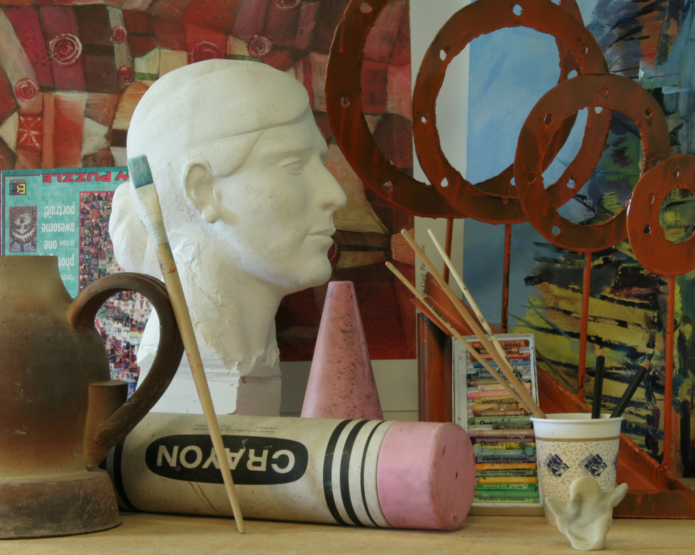
//> input picture CVproject/Disp/iml.png, 695 x 555 px
$ ./window_useconst   (built with g++ and OpenCV 4)
//> lines starting //> are read from the running program, lines starting //| are printed output that depends on the picture
#include <opencv2/opencv.hpp>
#include <opencv2/highgui.hpp>
#include <iostream>
#include <fstream>
#include <iomanip>
#include <cmath>
#include <thread>

using namespace cv;
using namespace std;

#define CONST 60 // constraint
#define OCCLUSIONCOST 400
#define PI 3.1415
#define LOW_TH 30
#define HIGH_TH 60

enum { DONE, DIAG, UP, LEFT };

// dynamic programming에 사용할 구조체
struct cost_case {
	double cost;
	uchar move;
	double dsi;
};

// edge detection을 위해 sobel filter 사용
// arg = (source image, result sobel image, result sobel_direction array)
void Sobel_op(Mat& image, Mat& sobel_mag, int** sobel_ori) {
	int width = image.cols, height = image.rows;
	int x_filter[3][3] = { {-1, 0, 1}, {-2, 0, 2}, {-1, 0, 1} };
	int y_filter[3][3] = { {1, 2, 1 }, { 0, 0, 0 }, { -1, -2, -1 } }; // 3 x 3 x방향 sobel 필터, y방향 sobel 필터 생성
	Mat pad_img(height + 4, width + 4, CV_8UC3), tmp_img(height, width, CV_8UC3);
	int sum1, sum2, max = 0;
	float orientation;
	copyMakeBorder(image, pad_img, 1, 1, 1, 1, BORDER_REPLICATE); // padding for 3x3 filter (opencv 함수 사용)
	cvtColor(pad_img, pad_img, COLOR_BGR2GRAY); // gray 이미지로 변환 (opencv 함수 사용)

	// sobel operator
	// 이미지와 sobel 필터를 convolution해서 magnitude와 direction를 계산
	for (int y = 1; y < height + 1; y++) {
		for (int x = 1; x < width + 1; x++) {
			sum1 = 0;
			sum2 = 0;
			for (int n = -1; n <= 1; n++) {
				for (int m = -1; m <= 1; m++) { // 3x3의 sobel 필터를 적용하며 그 값을 저장
					sum1 += (pad_img.ptr<uchar>(y + n)[x + m] * x_filter[n + 1][m + 1]);
					sum2 += (pad_img.ptr<uchar>(y + n)[x + m] * y_filter[n + 1][m + 1]);
				}
			}
			// magnitude를 계산
			tmp_img.ptr<uchar>(y - 1)[x - 1] = sqrt(pow(sum1, 2) + pow(sum2, 2));
			max = max < sqrt(pow(sum1, 2) + pow(sum2, 2)) ? sqrt(pow(sum1, 2) + pow(sum2, 2)) : max; // 0~255 범위로 scaling하기 위해 max값 저장

			// 기울기를 4방향으로 변환하여 edge normal 방향을 저장
			//  1  2  3
			//  4  *  4
			orientation = abs(atan2(sum2, sum1) * 180 / PI);
			if ((orientation >= (135 - 22.5)) && orientation < (135 + 22.5))
				sobel_ori[y - 1][x - 1] = 1;
			else if (orientation >= (90 - 22.5) && orientation < (90 + 22.5))
				sobel_ori[y - 1][x - 1] = 2;
			else if (orientation >= (45 - 22.5) && orientation < (45 + 22.5))
				sobel_ori[y - 1][x - 1] = 3;
			else if (orientation >= 0 && orientation < 22.5)
				sobel_ori[y - 1][x - 1] = 4;
			else if (orientation >= 135 + 22.5)
				sobel_ori[y - 1][x - 1] = 4;
		}
	}
	// magnitude를 0~255 범위로 변환
	for (int y = 0; y < height; y++) {
		for (int x = 0; x < width; x++) {
			sobel_mag.ptr<uchar>(y)[x] = tmp_img.ptr<uchar>(y)[x] * 255 / max;
		}
	}
}

// arg = (source image, result canny image, sobel_direction array)
Mat canny_detc(Mat& image, Mat& img_canny, int ** sobel_ori) {
	int width = image.cols, height = image.rows;
	Mat img_gaussian, img_nonmax, sobel_mag(height, width, CV_8UC1);

	GaussianBlur(image, img_gaussian, Size(5, 5), 0); // Noise smoothing (opencv 함수 사용)

	// sobel operator
	Sobel_op(img_gaussian, sobel_mag, sobel_ori);

	// Non-max suppression
	sobel_mag.copyTo(img_nonmax);
	uchar p, q;
	for (int y = 1; y < height - 1; y++) {
		for (int x = 1; x < width - 1 ; x++) {
			uchar pvalue = sobel_mag.ptr<uchar>(y)[x]; // 기존 이미지의 픽셀값을 저장.
			switch (sobel_ori[y][x]) { // 해당 픽셀의 gradient 방향 확인 후 gradient 방향의 앞,뒤 픽셀값도 저장
			case 1: // 좌상 우하 방향
				p = sobel_mag.ptr<uchar>(y - 1)[x - 1];
				q = sobel_mag.ptr<uchar>(y + 1)[x + 1];
				break;
			case 2: // 상 하 방향
				p = sobel_mag.ptr<uchar>(y - 1)[x];
				q = sobel_mag.ptr<uchar>(y + 1)[x];
				break;
			case 3: // 우상 좌하 방향
				p = sobel_mag.ptr<uchar>(y - 1)[x + 1];
				q = sobel_mag.ptr<uchar>(y + 1)[x - 1];
				break;
			case 4: // 좌 우 방향
				p = sobel_mag.ptr<uchar>(y)[x - 1];
				q = sobel_mag.ptr<uchar>(y)[x + 1];
				break;
			}
			if(!(pvalue >= p && pvalue >= q))
				img_nonmax.ptr<uchar>(y)[x] = 0; // case(gradient 방향) 마다 앞, 뒤 픽셀값과 비교해서 nonmax일 경우 픽셀값을 0으로 변경
		}
	}

	// double threshold
	Mat img_high(height, width, CV_8UC1), img_low(height, width, CV_8UC1);
	// 두가지 threshold를 사용해 두개의 edge map을 생성
	for (int y = 0; y < height; y++) {
		for (int x = 0; x < width; x++) {
			if (img_nonmax.ptr<uchar>(y)[x] > HIGH_TH)
				img_high.ptr<uchar>(y)[x] = 255;
			else
				img_high.ptr<uchar>(y)[x] = 0;

			if (img_nonmax.ptr<uchar>(y)[x] > LOW_TH)
				img_low.ptr<uchar>(y)[x] = 255;
			else
				img_low.ptr<uchar>(y)[x] = 0;
		}
	}
	img_high.copyTo(img_canny); // edge를 연결할 이미지 복사

	// Edge connecting
	int yn, xm, count;
	bool do_break = false;
	for (int y = 0; y < height; y++) {
		for (int x = 0; x < width; x++) {
			yn = y;
			xm = x;
			do_break = false;
			if (img_high.ptr<uchar>(y)[x] == 255 || img_canny.ptr<uchar>(y)[x] == 255) { // high에 있는 edge이거나 low와 연결되어있어 추가된 edge일 경우
				count = 0; // 확인한 픽셀 수 저장(반복분 종료를 위해)
				while (count != 25) { // 5x5 모든 픽셀에 더 채울곳이 없을때까지 반복
					count = 0;
					do_break = true; // 픽셀을 찾으면 멈추기 위한 변수
					for (int n = -1; n <= 1; n++) { // 처음에는 3x3 을 이용해서 연결된 픽셀을 찾았지만 너무 짧아서 5x5 추가
						for (int m = -1; m <= 1; m++) { // 주변에 low를 넘은 edge가 있고 아직 칠해지지 않았으면 칠하고 그 픽셀로 이동
							if (xm + m > width - 1 || xm + m < 0 || yn + n > height - 1 || yn + n < 0)
								break; // 이미지 범위 초과시 멈춤
							if ((img_low.ptr<uchar>(yn + n)[xm + m] == 255) && (img_canny.ptr<uchar>(yn + n)[xm + m] == 0)) {
								img_canny.ptr<uchar>(yn + n)[xm + m] = 255; // high에 연결돼있는 low edge인데 추가되지 않은 경우 edge로 추가
								yn = y + n;
								xm = x + m; // 이후 추가된 edge 픽셀로 이동(여기서 또 찾기 위해)
								do_break = false;
								break; // 이동한 픽셀에서 다시 처음부터 찾기위해 반복분 종료
							}
						}
						if (!do_break)
							break; // 이동한 픽셀에서 다시 처음부터 찾기위해 반복분 종료
					}
					if (do_break) {
						for (int n = -2; n <= 2; n++) { // 주변 3x3에 없었을때 5x5 을 확인해서 연결된 픽셀을 찾기. 내용은 window 크기 제외 3x3 부분과 동일
							for (int m = -2; m <= 2; m++) { // 주변에 low를 넘은 edge가 있고 아직 칠해지지 않았으면 칠하고 그 픽셀로 이동
								if (xm + m > width - 2 || xm + m < 0 || yn + n > height - 2 || yn + n < 0) {
									count++;
								}
								else if ((img_low.ptr<uchar>(yn + n)[xm + m] == 255) && (img_canny.ptr<uchar>(yn + n)[xm + m] == 0)) {
									img_canny.ptr<uchar>(yn + n)[xm + m] = 255;
									yn = y + n;
									xm = x + m;
									do_break = false;
									break;
								}
								else
									count++;
							}
							if (!do_break)
								break;
						}
					}
				}
			}
		}
	}

	//imwrite("nonmax.jpg", img_nonmax);
	imwrite("img_high.jpg", img_high);
	imwrite("img_low.jpg", img_low);
	imwrite("img_canny.jpg", img_canny);
	// [4 lines of commented-out code are left out]

	return img_canny;
}

// arg = (left image, right image, result disparity image, matching window size, thread numer 1 to 3)
void StereoMatching_DP_1_3(Mat& image1, Mat& image2, Mat& disparity_image, int win_size, int num) {

	int win_parm = win_size / 2;

	int width = image1.cols;
	int height = image1.rows;

	Mat pad_image1(height + win_parm * 2, width + win_parm * 2, CV_8UC3); // pading image
	Mat pad_image2(height + win_parm * 2, width + win_parm * 2, CV_8UC3); // pading image

	// padding for 5x5 filter (opencv 함수 사용)
	copyMakeBorder(image1, pad_image1, win_parm, win_parm, win_parm, win_parm, BORDER_REPLICATE);
	copyMakeBorder(image2, pad_image2, win_parm, win_parm, win_parm, win_parm, BORDER_REPLICATE);

	Mat disp_image(width, width, CV_8UC1); // DSI image
	//Mat path(width, width, CV_8UC1); // 경로 image. 최종본에는 사용하지 않음

	// DP에 사용할 cost와 이동 case를 저장할 matrix 선언
	cost_case** matrix = new cost_case * [width + 1];
	for (int i = 0; i < width + 1; i++)
		matrix[i] = new cost_case[width + 1];

	double* errorbox = new double[width]; // max값을 찾기위해 error값을 저장할 array

	// matrix 초기 설정
	for (int i = 0; i < width + 1; i++) {
		for (int j = 0; j < width + 1; j++) {
			if (i == 0) { // 첫행 cost, move 설정
				matrix[i][j].cost = OCCLUSIONCOST * j;
				if (j == 0)
					matrix[i][j].move = DONE;
				else
					matrix[i][j].move = LEFT;
			}
			else {
				if (j == 0) { // 첫열 cost, move 설정
					matrix[i][j].cost = OCCLUSIONCOST * i;
					matrix[i][j].move = UP; // UP -> DIAG
				}
			}
		}
	}

	// DSI 구하기
	for (int y = height * (num - 1) / 3 + win_parm; y < height * num / 3 + win_parm; y++) { // thread별 y 범위 1/3씩 수행
		disp_image.setTo(0);
		//path.setTo(255);
		// y열 DSI를 구하고 DP
		for (int x = win_parm; x < width + win_parm; x++) {
			uchar* pointer_output = disp_image.ptr<uchar>(x - win_parm); // DSI 이미지 주소를 포인터에 저장
			double max = 0, error;
			for (int k = win_parm; k < width + win_parm; k++) {
				error = 0;
				int l = k - win_parm;
				if (x < CONST) { // 카메라 이동 위치에 따라 위치 변화의 한계가 있으므로 이 차이 이상을 고려하지 않음
					if (l < x) {
						for (int winh = -win_parm; winh <= win_parm; winh++) { // 5 * 5 window를 이용해 error값 계산
							for (int winv = -win_parm; winv <= win_parm; winv++) {
								uchar b1 = pad_image1.ptr<uchar>(y + winv)[(x + winh) * 3 + 0];
								uchar g1 = pad_image1.ptr<uchar>(y + winv)[(x + winh) * 3 + 1];
								uchar r1 = pad_image1.ptr<uchar>(y + winv)[(x + winh) * 3 + 2];
								uchar b2 = pad_image2.ptr<uchar>(y + winv)[(k + winh) * 3 + 0];
								uchar g2 = pad_image2.ptr<uchar>(y + winv)[(k + winh) * 3 + 1];
								uchar r2 = pad_image2.ptr<uchar>(y + winv)[(k + winh) * 3 + 2];
								error += (pow(b1 - b2, 2) + pow(g1 - g2, 2) + pow(r1 - r2, 2));
							}
						}
						errorbox[l] = error; // 나중에 error값의 범위 조절을 위해 모아둠
						matrix[x - win_parm + 1][l + 1].dsi = error / 50; // error값이 너무 커서 조금 줄임
						max = (max < error) ? error : max;
					}
					else { // 제한 범위를 넘어간 부분은 error값과 밝기값을 크게 줘서 의미 없도록 함
						pointer_output[l] = 255;
						matrix[x - win_parm + 1][l + 1].dsi = 100000;
					}
				}
				else { // 제한 범위를 제외하고는 위와 동일
					if (l < x - CONST) {
						pointer_output[l] = 255;
						matrix[x - win_parm + 1][l + 1].dsi = 100000;
					}
					else if ((x - CONST < l) && (l < x - 1)) {
						for (int winh = -win_parm; winh <= win_parm; winh++) { // 5 * 5 window dis
							for (int winv = -win_parm; winv <= win_parm; winv++) {
								uchar b1 = pad_image1.ptr<uchar>(y + winv)[(x + winh) * 3 + 0];
								uchar g1 = pad_image1.ptr<uchar>(y + winv)[(x + winh) * 3 + 1];
								uchar r1 = pad_image1.ptr<uchar>(y + winv)[(x + winh) * 3 + 2];
								uchar b2 = pad_image2.ptr<uchar>(y + winv)[(k + winh) * 3 + 0];
								uchar g2 = pad_image2.ptr<uchar>(y + winv)[(k + winh) * 3 + 1];
								uchar r2 = pad_image2.ptr<uchar>(y + winv)[(k + winh) * 3 + 2];
								error += (pow(b1 - b2, 2) + pow(g1 - g2, 2) + pow(r1 - r2, 2));
							}
						}
						errorbox[l] = error;
						matrix[x - win_parm + 1][l + 1].dsi = error / 50;
						max = (max < error) ? error : max;
					}
					else {
						pointer_output[l] = 255;
						matrix[x - win_parm + 1][l + 1].dsi = 100000;
					}
				}
			}

			for (int k = 0; k < width; k++) { // error값의 범위를 0 ~ 255 값으로 바꾸기 위해서 수행(DSI 이미지를 확인하기 위해서 수행했음)
				if (pointer_output[k] != 255) // 제한 범위를 벗어난 부분은 255로 설정했으므로 무시
					pointer_output[k] = errorbox[k] / max * 255;
			}

			if (x > win_parm) // 배열에 DP를 위해 각 픽셀에서의 cost와 move 저장
				for (int m = 1; m < width + 1; m++) {
					int min1 = matrix[x - win_parm - 1][m - 1].cost + matrix[x - win_parm][m].dsi;
					int min2 = matrix[x - win_parm - 1][m].cost + OCCLUSIONCOST;
					int min3 = matrix[x - win_parm][m - 1].cost + OCCLUSIONCOST;

					int lastmin = min(min1, min2);
					lastmin = min(min3, lastmin); // 3개의 경로중 최소값을 결정

					matrix[x - win_parm][m].cost = lastmin;
					if (min1 == lastmin) matrix[x - win_parm][m].move = DIAG;
					if (min3 == lastmin) matrix[x - win_parm][m].move = LEFT;
					if (min2 == lastmin) matrix[x - win_parm][m].move = UP; // 최소값을 가지는 경로가 어딘지 저장
				}
		}
		for (int m = 1; m < width + 1; m++) { // 마지막 행은 위에서 계산하지 않고 끝나기 때문에 마지막 행 계산
			int min1 = matrix[width - 1][m - 1].cost + matrix[width - 1][m].dsi;
			int min2 = matrix[width][m].cost + OCCLUSIONCOST;
			int min3 = matrix[width][m - 1].cost + OCCLUSIONCOST;

			int lastmin = min(min1, min2);
			lastmin = min(min3, lastmin);

			matrix[width][m].cost = lastmin;
			if (min1 == lastmin) matrix[width][m].move = DIAG;
			if (min2 == lastmin) matrix[width][m].move = UP;
			if (min3 == lastmin) matrix[width][m].move = LEFT;
		}
		uchar* pointer_simimage = disparity_image.ptr<uchar>(y - win_parm); // disparity image y point
		// 오른쪽 아래 끝부터 되돌아오면서 경로 찾기
		int p = width - 1, q = width - 1;
		int point = p;
		while (p != 0 && q != 0) { // 왼쪽 위 끝에 도착하면 종료
			switch (matrix[p][q].move) { // 위에서 저장해둔 경로를 따라 올라감. 각 case에 맞는 값을 disparity image에 칠함 -> 끝나면 disparity 이미지의 한줄이 칠해짐
			case DIAG:
				pointer_simimage[point] = abs(point - q) * 256 / 60;
				p--;
				q--;
				point--;
				break;
			case UP:
				pointer_simimage[point] = 0;
				p--;
				point--;
				break;
			case LEFT:
				q--;
				break;
			}
			//path.at<uchar>(p, q) = 0; // path를 직접 확인하기위해 검은색으로 칠함. 지금은 path 이미지를 따로 저장하지 않음
		}
		// 진행율 출력
		if ((float)y / (height + win_parm) * 100 < 33.4) {
			system("cls");
			cout << " processing " << (float)y / (height + win_parm) * 100 * 3 << "%" << endl;
		}
		//imshow("path", path);
		//waitKey(0);
	}
	for (int i = 0; i < width; i++)
		delete[] matrix[i];
	delete[] matrix;
}

// arg = (stereo image, canny edge image, sobel_direction array)
Mat Fill_with_edge(const Mat& stereo, const Mat& edge, int** sobel_ori) {
	int height = stereo.rows, width = stereo.cols, dir, pixel;
	bool first;
	Mat stereo_pad(height + 4, width + 4, CV_8UC1); // for pading
	copyMakeBorder(stereo, stereo_pad, 2, 2, 2, 2, BORDER_ISOLATED);

	for (int y = 2; y < height + 2; y++) {
		for (int x = 2; x < width + 2; x++) {
			pixel = 0;
			first = true;
			if (edge.ptr<uchar>(y - 2)[x - 2] == 255) { // 픽셀이 edge라면
				switch (sobel_ori[y - 2][x - 2]) // 그 픽셀의 direction에 맞게 주위 채우기
				{
				case 1:
					// 좌상단부분 채우기
					for (int i = -2; i <= 2; i++) {
						for (int j = -2; j <= -i; j++) {
							// 그 픽셀의 window에서 칠해진 값을 찾는거면
							if (first) {
								if (stereo_pad.ptr<uchar>(y + i)[x + j] != 0) { // 칠해진 값을 찾으면
									pixel = stereo_pad.ptr<uchar>(y + i)[x + j]; // 그 색을 저장하고
									j = -2;
									i = -3;
									first = false; // 반복문을 맨 처음부터 다시 돌린다.
									break;
								}
							}
							// 그 픽셀의 window에서 값을 찾고 다시 처음부터 온거면
							else {
								if (stereo_pad.ptr<uchar>(y + i)[x + j] == 0) // hole 부분의 색을 아까 찾은 색으로 채운다.
									stereo_pad.ptr<uchar>(y + i)[x + j] = pixel;
								else {
									pixel = stereo_pad.ptr<uchar>(y + i)[x + j]; // 새로운 값을 찾으면 그때부터는 이 색으로 채운다.
								}
							} // 아래 case 모두 edge의 방향에 따라 위 방법을 반복
						}
					}
					// 우하단부분 채우기. 방법은 위와 동일
					for (int i = -1; i <= 2; i++) {
						for (int j = 1 - i; j < 2; j++) {
							if (first) {
								if (stereo_pad.ptr<uchar>(y + i)[x + j] != 0) {
									pixel = stereo_pad.ptr<uchar>(y + i)[x + j];
									j = 2;
									i = -2;
									first = false;
									break;
								}
							}
							else {
								if (stereo_pad.ptr<uchar>(y + i)[x + j] == 0)
									stereo_pad.ptr<uchar>(y + i)[x + j] = pixel;
								else {
									pixel = stereo_pad.ptr<uchar>(y + i)[x + j];
								}
							}
						}
					}
					break;
				case 2: // 아래부터는 모두 case 1과 같은 방법이지만 방향에 따라 채우는 곳만 다름.
					// 상단 채우기
					for (int i = -2; i <= 0; i++) {
						for (int j = -2; j <= 2; j++) {
							if (first) {
								if (stereo_pad.ptr<uchar>(y + i)[x + j] != 0) {
									pixel = stereo_pad.ptr<uchar>(y + i)[x + j];
									j = -2;
									i = -3;
									first = false;
									break;
								}
							}
							else {
								if (stereo_pad.ptr<uchar>(y + i)[x + j] == 0)
									stereo_pad.ptr<uchar>(y + i)[x + j] = pixel;
								else {
									pixel = stereo_pad.ptr<uchar>(y + i)[x + j];
								}
							}
						}
					}
					// 하단 채우기
					for (int i = 1; i <= 2; i++) {
						for (int j = -2; j <= 2; j++) {
							if (first) {
								if (stereo_pad.ptr<uchar>(y + i)[x + j] != 0) {
									pixel = stereo_pad.ptr<uchar>(y + i)[x + j];
									j = -2;
									i = -3;
									first = false;
									break;
								}
							}
							else {
								if (stereo_pad.ptr<uchar>(y + i)[x + j] == 0)
									stereo_pad.ptr<uchar>(y + i)[x + j] = pixel;
								else {
									pixel = stereo_pad.ptr<uchar>(y + i)[x + j];
								}
							}
						}
					}
					break;
				case 3:
					// 우상단부분 채우기
					for (int i = -2; i <= 2; i++) {
						for (int j = i; j <= 2; j++) {
							if (first) {
								if (stereo_pad.ptr<uchar>(y + i)[x + j] != 0) {
									pixel = stereo_pad.ptr<uchar>(y + i)[x + j];
									j = -2;
									i = -3;
									first = false;
									break;
								}
							}
							else {
								if (stereo_pad.ptr<uchar>(y + i)[x + j] == 0)
									stereo_pad.ptr<uchar>(y + i)[x + j] = pixel;
								else {
									pixel = stereo_pad.ptr<uchar>(y + i)[x + j];
								}
							}
						}
					}
					// 좌하단부분 채우기
					for (int i = -2; i <= 2; i++) {
						for (int j = -2; j < i - 1; j++) {
							if (first) {
								if (stereo_pad.ptr<uchar>(y + i)[x + j] != 0) {
									pixel = stereo_pad.ptr<uchar>(y + i)[x + j];
									j = 2;
									i = -2;
									first = false;
									break;
								}
							}
							else {
								if (stereo_pad.ptr<uchar>(y + i)[x + j] == 0)
									stereo_pad.ptr<uchar>(y + i)[x + j] = pixel;
								else {
									pixel = stereo_pad.ptr<uchar>(y + i)[x + j];
								}
							}
						}
					}
					break;
				case 4:
					// 좌측 채우기
					for (int i = -2; i <= 2; i++) {
						for (int j = -2; j <= 0; j++) {
							if (first) {
								if (stereo_pad.ptr<uchar>(y + i)[x + j] != 0) {
									pixel = stereo_pad.ptr<uchar>(y + i)[x + j];
									j = -2;
									i = -3;
									first = false;
									break;
								}
							}
							else {
								if (stereo_pad.ptr<uchar>(y + i)[x + j] == 0)
									stereo_pad.ptr<uchar>(y + i)[x + j] = pixel;
								else {
									pixel = stereo_pad.ptr<uchar>(y + i)[x + j];
								}
							}
						}
					}
					// 우측 채우기
					for (int i = -2; i <= 2; i++) {
						for (int j = 1; j <= 2; j++) {
							if (first) {
								if (stereo_pad.ptr<uchar>(y + i)[x + j] != 0) {
									pixel = stereo_pad.ptr<uchar>(y + i)[x + j];
									j = 2;
									i = -2;
									first = false;
									break;
								}
							}
							else {
								if (stereo_pad.ptr<uchar>(y + i)[x + j] == 0)
									stereo_pad.ptr<uchar>(y + i)[x + j] = pixel;
								else {
									pixel = stereo_pad.ptr<uchar>(y + i)[x + j];
								}
							}
						}
					}
					break;
				}
			}
		}
	}

	// delete padding part
	Rect rect(Point(2, 2), Point(width + 2, height + 2));
	Mat stereo_fill = stereo_pad(rect);

	// occlusion filling (유효한 이전 pixel값으로 채우기)
	for (int y = 0; y < height; y++) {
		uchar value = 0;
		uchar* pointer = stereo_fill.ptr<uchar>(y);
		for (int x = 0; x < width; x++) {
			if (pointer[x]) {
				value = pointer[x];
			}
			else
				pointer[x] = value;
		}
	}
	return stereo_fill;
}


int main()
{
	int win_size = 5; // set stereo matching window size
	// left image
	Mat image1 = imread("iml.png", IMREAD_COLOR);
//> image1 is the input picture: 555 rows x 695 cols, CV_8UC3; mean B, G, R 75, 94.8, 109.8
	if (image1.empty())
	{
		cout << "Could not open or find the image" << endl;
		return -1;
	}
	// right image
	Mat image2 = imread("imr.png", IMREAD_COLOR);
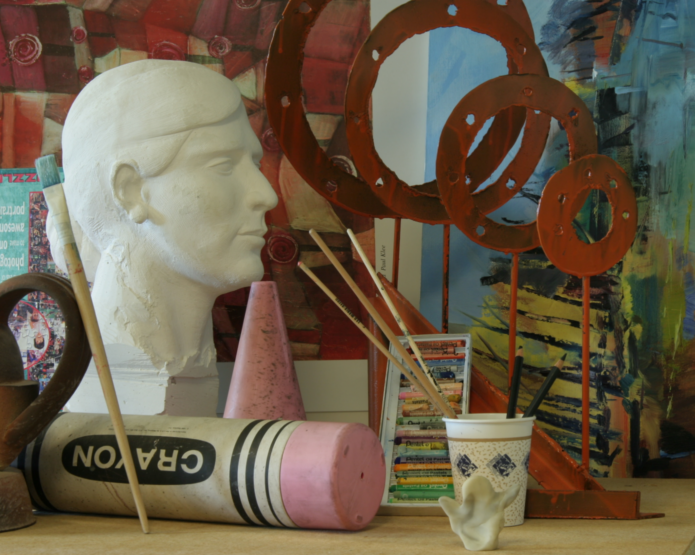
//> input picture CVproject/Disp/imr.png, 695 x 555 px
//> image2 is the input picture: 555 rows x 695 cols, CV_8UC3; mean B, G, R 73.4, 92.8, 106.2
	if (image2.empty())
	{
		cout << "Could not open or find the image" << endl;
		return -1;
	}
	int width = image1.cols;
	int height = image1.rows;
	Mat disparity_image(height, width, CV_8UC1); // disparity image
	Mat canny_edge, disparity_image_fill(height, width, CV_8UC1), disparity_image_fill_useedge;
	disparity_image.setTo(0);

	int** sobel_ori = new int* [height]; // sobel 필터를 사용해서 edge의 방향을 저장하기 위한 배열
	for (int i = 0; i < height; i++)
		sobel_ori[i] = new int[width];

	canny_detc(image1, canny_edge, sobel_ori); // edge detection
//> in Sobel_op, `copyMakeBorder(image, pad_img, 1, 1, 1, 1, BORDER_REPLICATE);`:
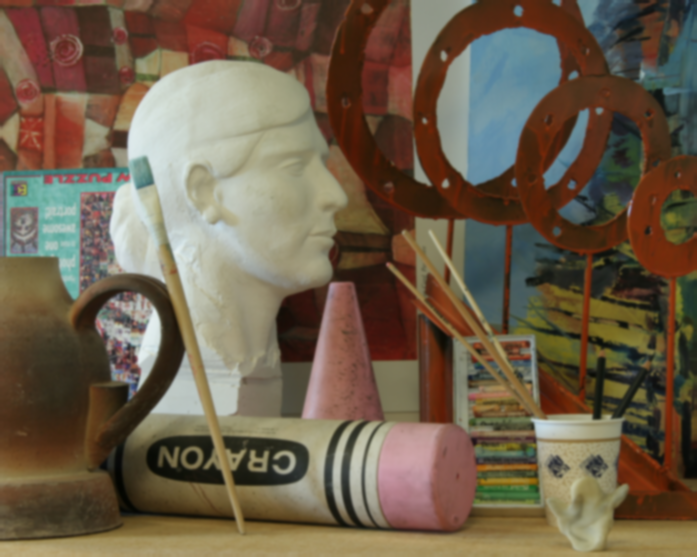
//> pad_img: 557 rows x 697 cols, CV_8UC3; mean B, G, R 75, 94.8, 109.8
//> in Sobel_op, `cvtColor(pad_img, pad_img, COLOR_BGR2GRAY);`:
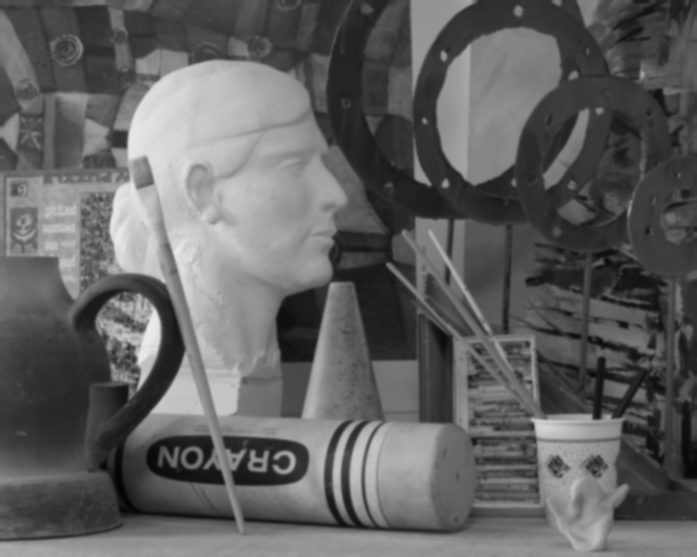
//> pad_img: 557 rows x 697 cols, CV_8UC1; min 3, max 236, mean 97.1
//> the loop in Sobel_op, `for (int y = 1; y < height + 1; y++)` made 555 passes
//> (sum1, sum2, max, orientation) on passes 1 to 3: (12, 0, 187, 0), (12, -4, 187, 18.44), (12, -20, 223, 59.04)
//> (the rest of the program and of its run is left out)
